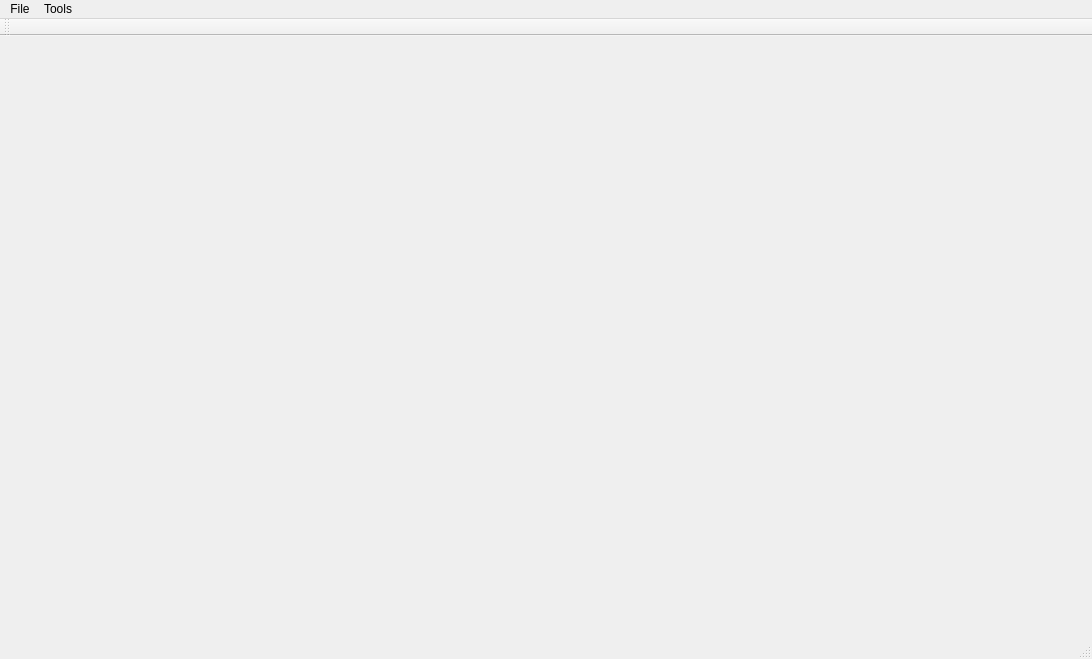
<?xml version="1.0" encoding="UTF-8"?>
<ui version="4.0">
 <class>MainWindow</class>
 <widget class="QMainWindow" name="MainWindow">
  <property name="geometry">
   <rect>
    <x>0</x>
    <y>0</y>
    <width>1092</width>
    <height>659</height>
   </rect>
  </property>
  <property name="windowTitle">
   <string>MainWindow</string>
  </property>
  <widget class="QWidget" name="centralWidget">
   <layout class="QGridLayout" name="gridLayout_2"/>
  </widget>
  <widget class="QMenuBar" name="menuBar">
   <property name="geometry">
    <rect>
     <x>0</x>
     <y>0</y>
     <width>1092</width>
     <height>22</height>
    </rect>
   </property>
   <widget class="QMenu" name="menuFile">
    <property name="title">
     <string>File</string>
    </property>
    <widget class="QMenu" name="menuOpen_import">
     <property name="title">
      <string>Open import</string>
     </property>
     <addaction name="actionGas"/>
     <addaction name="actionElectricity"/>
     <addaction name="actionWater"/>
    </widget>
    <addaction name="menuOpen_import"/>
    <addaction name="actionExit"/>
   </widget>
   <widget class="QMenu" name="menuOptions">
    <property name="title">
     <string>Tools</string>
    </property>
    <addaction name="actionConfiguration"/>
   </widget>
   <addaction name="menuFile"/>
   <addaction name="menuOptions"/>
  </widget>
  <widget class="QToolBar" name="mainToolBar">
   <attribute name="toolBarArea">
    <enum>TopToolBarArea</enum>
   </attribute>
   <attribute name="toolBarBreak">
    <bool>false</bool>
   </attribute>
  </widget>
  <widget class="QStatusBar" name="statusBar"/>
  <action name="actionGas">
   <property name="text">
    <string>Gas</string>
   </property>
  </action>
  <action name="actionExit">
   <property name="text">
    <string>Exit</string>
   </property>
  </action>
  <action name="actionElectricity">
   <property name="text">
    <string>Electricity</string>
   </property>
  </action>
  <action name="actionWater">
   <property name="text">
    <string>Water</string>
   </property>
  </action>
  <action name="actionConfiguration">
   <property name="text">
    <string>Configuration</string>
   </property>
  </action>
 </widget>
 <layoutdefault spacing="6" margin="11"/>
 <resources/>
 <connections/>
</ui>
